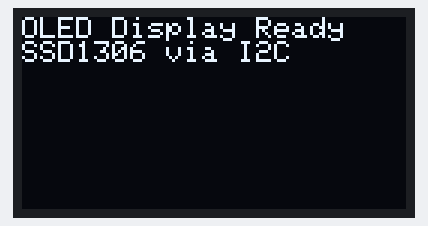
Bench run of a sketch on a simulated Arduino Uno, built with avr-gcc and run on an emulated ATmega328P. Parts: 128×64 one-colour display.

Above: at 0.1 s.
At 2.1 s:
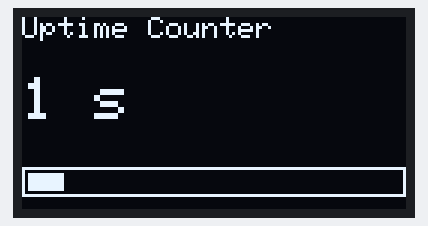
At 11.1 s:
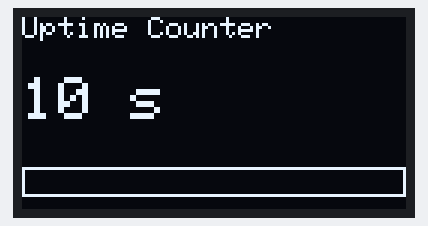
At 20.1 s:
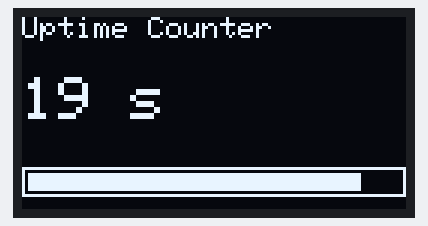
At 29.1 s:
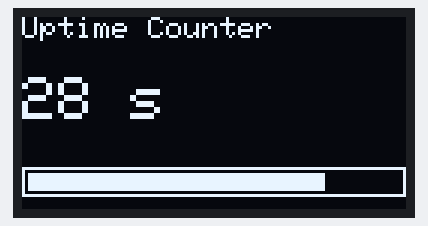
At 38.1 s:
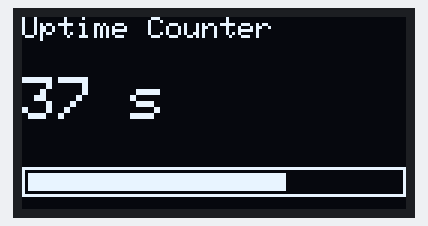

Measured:
- what the display in image 1 shows lasts 1.0 s, from 2.1 s to 3.1 s

The sketch:

sketch.ino
```cpp
// OLED Display with I2C (SSD1306, 128x64)
// Components: Arduino Uno, SSD1306 OLED Display
//
// Like the I2C LCD, this display shares the same 2-wire I2C bus (SDA/SCL),
// but instead of just printing text to fixed character cells, it's a full
// pixel-addressable graphics display - so we can draw shapes and animate too.

#include <Wire.h>
#include <Adafruit_GFX.h>
#include <Adafruit_SSD1306.h>

#define SCREEN_WIDTH 128
#define SCREEN_HEIGHT 64
#define OLED_RESET    -1   // No dedicated reset pin used in this wiring
#define SCREEN_ADDRESS 0x3C // Default SSD1306 I2C address

Adafruit_SSD1306 display(SCREEN_WIDTH, SCREEN_HEIGHT, &Wire, OLED_RESET);

unsigned long lastUpdate = 0;
int counter = 0;

void setup() {
  Serial.begin(9600);

  if (!display.begin(SSD1306_SWITCHCAPVCC, SCREEN_ADDRESS)) {
    Serial.println("SSD1306 allocation failed - check wiring/address.");
    while (true);
  }

  display.clearDisplay();
  display.setTextSize(1);
  display.setTextColor(SSD1306_WHITE);

  display.setCursor(0, 0);
  display.println("OLED Display Ready");
  display.println("SSD1306 via I2C");
  display.display();

  delay(2000);
}

void loop() {
  if (millis() - lastUpdate >= 1000) {
    lastUpdate = millis();
    counter++;

    display.clearDisplay();

    display.setTextSize(1);
    display.setCursor(0, 0);
    display.println("Uptime Counter");

    display.setTextSize(2);
    display.setCursor(0, 20);
    display.print(counter);
    display.println(" s");

    int barWidth = map(counter % 10, 0, 10, 0, SCREEN_WIDTH - 4);
    display.drawRect(0, 50, SCREEN_WIDTH, 10, SSD1306_WHITE);
    display.fillRect(2, 52, barWidth, 6, SSD1306_WHITE);

    display.display();
  }
}
```
